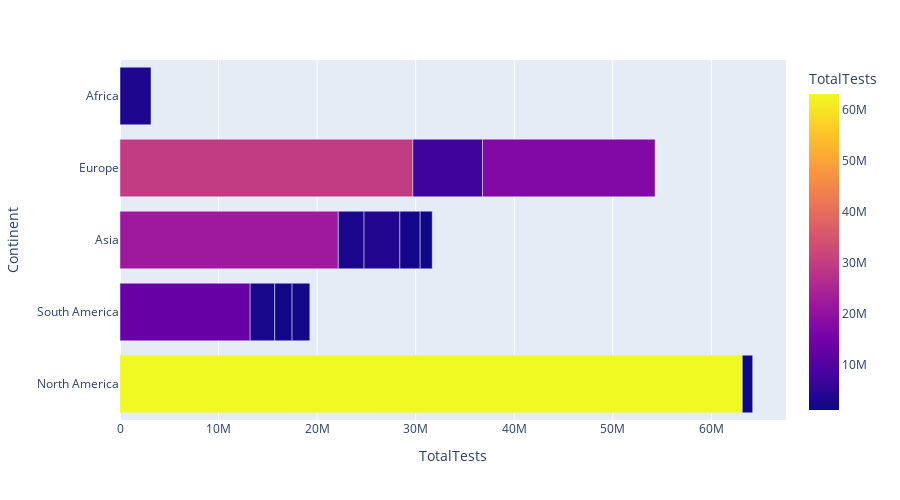

Notebook code cell kept with this figure:
### Code cell
px.bar(dataset1.head(15), x = 'TotalTests', y = 'Continent',
	color = 'TotalTests',orientation ='h', height = 500,
	hover_data = ['Country/Region', 'Continent'])

### Figure 1 — Plotly figure (JSON) as saved in the notebook; plotly's stock layout.template omitted (floating-point values rounded to 4 significant figures)
{"data": [{"alignmentgroup": "True", "customdata": [["USA"], ["Brazil"], ["India"], ["Russia"], ["South Africa"], ["Mexico"], ["Peru"], ["Chile"], ["Colombia"], ["Spain"], ["Iran"], ["UK"], ["Saudi Arabia"], ["Pakistan"], ["Bangladesh"]], "hovertemplate": "TotalTests=%{marker.color}<br>Continent=%{y}<br>Country/Region=%{customdata[0]}<extra></extra>", "legendgroup": "", "marker": {"color": [63139605, 13206188, 22149351, 29716907, 3149807, 1056915, 2493429, 1760615, 1801835, 7064329, 2612763, 17515234, 3635705, 2058872, 1225124], "coloraxis": "coloraxis", "pattern": {"shape": ""}}, "name": "", "offsetgroup": "", "orientation": "h", "showlegend": false, "textposition": "auto", "type": "bar", "x": [63139605, 13206188, 22149351, 29716907, 3149807, 1056915, 2493429, 1760615, 1801835, 7064329, 2612763, 17515234, 3635705, 2058872, 1225124], "xaxis": "x", "y": ["North America", "South America", "Asia", "Europe", "Africa", "North America", "South America", "South America", "South America", "Europe", "Asia", "Europe", "Asia", "Asia", "Asia"], "yaxis": "y"}], "layout": {"barmode": "relative", "coloraxis": {"colorbar": {"title": {"text": "TotalTests"}}, "colorscale": [[0, "#0d0887"], [0.1111, "#46039f"], [0.2222, "#7201a8"], [0.3333, "#9c179e"], [0.4444, "#bd3786"], [0.5556, "#d8576b"], [0.6667, "#ed7953"], [0.7778, "#fb9f3a"], [0.8889, "#fdca26"], [1, "#f0f921"]]}, "height": 500, "legend": {"tracegroupgap": 0}, "margin": {"t": 60}, "xaxis": {"anchor": "y", "domain": [0, 1], "title": {"text": "TotalTests"}}, "yaxis": {"anchor": "x", "domain": [0, 1], "title": {"text": "Continent"}}}}
